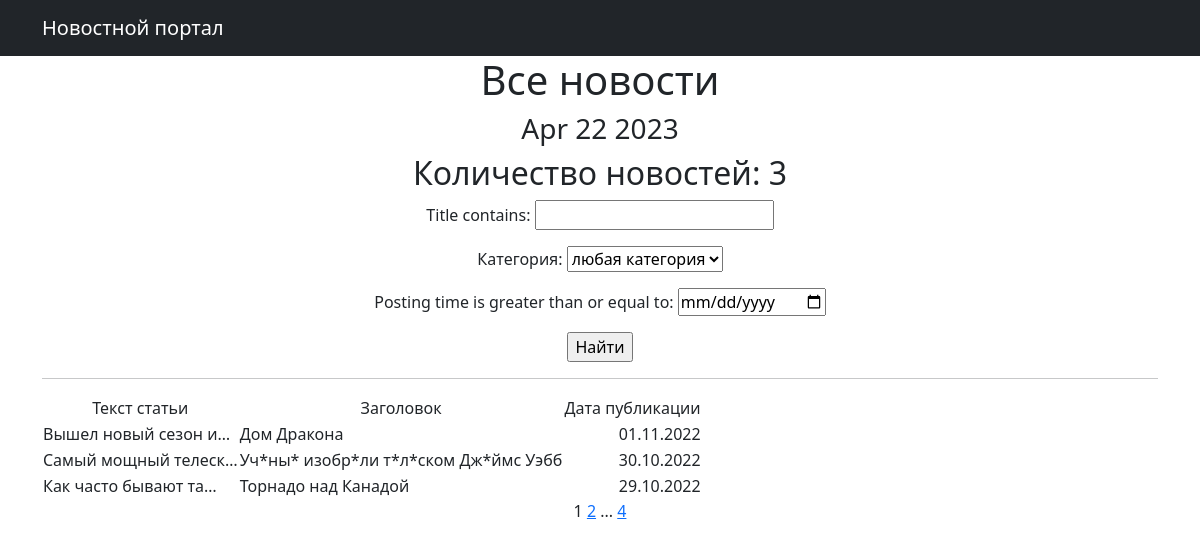
Page /news/ on the committed database.
### news/models.py (models this page shows, shortened)
class Post(models.Model):
    news = 'news'
    articles = 'articles'
    CHOICES = [
        (news, 'Новости'),
        (articles, 'Статьи')
    ]
    author = models.ForeignKey(Author, on_delete=models.PROTECT)
    title = models.CharField(max_length=100)
    text = models.TextField()
    choice = models.CharField(max_length=10, choices=CHOICES, default=articles)
    posting_time = models.DateTimeField(null= True)
    category = models.ManyToManyField(Category, through = 'PostCategory')
    post_rating = models.IntegerField(default=0)
    @property
    def rating_post(self):
        return self.post_rating

### news/views.py (the view, shortened to what this page needs)
# urls.py: path('', PostsList.as_view(), name='news_list'),
class PostsList(ListView):
    model = Post
    ordering = '-posting_time'
    template_name = 'posts.html'
    context_object_name = 'posts'
    paginate_by = 3
    def get_queryset(self):
        queryset = super().get_queryset()
        self.filterset = PostFilter(self.request.GET, queryset)
        return self.filterset.qs
    def get_context_data(self, **kwargs):
        con = super().get_context_data(**kwargs)
        con['filterset'] = self.filterset
        return con

### news/models.py (called while the page is built)
    def __str__(self):
        return self.user.username

    def __str__(self):
        return self.category_name

### news/templatetags/custom_filters.py (called while the page is built)
@register.filter()
def post(value, code='art'):
   postfix = NEWS_ARTICLES[code]
   return f'{value} {postfix}'

@register.filter()
def censor(value):
    for word in CENSOR_WORDS:
        value = value.replace(word[1:], '*' * len(word[1:]))
    return value

### news/templatetags/custom_tags.py (called while the page is built)
@register.simple_tag()
def current_time(format_string='%b %d %Y'):
   return datetime.utcnow().strftime(format_string)

@register.simple_tag(takes_context=True)
def url_replace(context, **kwargs):
   d = context['request'].GET.copy()
   for k, v in kwargs.items():
       d[k] = v
   return d.urlencode()

### templates/posts.html (shortened to what this page needs)
{% extends 'flatpages/default.html' %}
{% load custom_filters %}
{% load custom_tags %}
{% block content %}
   <h1>Все новости</h1>
   <h3>{% current_time '%b %d %Y' %}</h3>
   <h2>Количество новостей: {{ posts|length }}</h2>
   <form action="" method="get">
       {{ filterset.form.as_p }}
       <input type="submit" value="Найти" />
   </form>
   <hr>
    {% if posts %}
       <table>
           <tr>
               <td>Текст статьи</td>
               <td>Заголовок</td>
               <td>Дата публикации</td>
           </tr>
           {% for post in posts %}
           <tr>
               <td align="left">{{ post.text|truncatechars:20 }}</td>
               <td align="left">{{ post.title| censor }}</td>
               <td align="right">{{ post.posting_time|date:'d.m.Y' }}</td>
           </tr>
           {% endfor %}
       </table>
   {% else %}
       <h2>Новостей нет!</h2>
   {% endif %}
   {{ page_obj.number }}
   {% if page_obj.has_next %}
       <a href="?{% url_replace page=page_obj.next_page_number %}">{{ page_obj.next_page_number }}</a>
       {% if paginator.num_pages != page_obj.next_page_number %}
           ...
           <a href="?{% url_replace page=page_obj.paginator.num_pages %}">{{ page_obj.paginator.num_pages }}</a>
       {% endif %}
   {% endif %}
{% endblock content %}

### templates/flatpages/default.html (shortened to what this page needs)
<!DOCTYPE html>
<html lang="en">
    <head>
        {% load static %}
        <link href="{% static 'css/styles.css' %}" rel="stylesheet" />
    </head>
    <body>
        <nav class="navbar navbar-expand-lg navbar-dark bg-dark static-top">
   <div class="container">
       <a class="navbar-brand" href="#">Новостной портал</a>
   </div>
</nav>
<div class="container">
   <div class="row">
       <div class="col-lg-12 text-center">
           {% block content %}
           {% endblock content %}
       </div>
   </div>
</div>
    </body>
</html>

### rows in the picture
Post: text "Вышел новый сезон и…", title|censor "Дом Дракона", posting_time "01.11.2022"
Post: text "Самый мощный телеск…", title|censor "Уч*ны* изобр*ли т*л*ском Дж*ймс Уэбб", posting_time "30.10.2022"
Post: text "Как часто бывают та…", title|censor "Торнадо над Канадой", posting_time "29.10.2022"

### other values in the picture
{{ posts|length }} "3"
{{ page_obj.number }} "1"
{{ page_obj.next_page_number }} "2"
{{ page_obj.paginator.num_pages }} "4"
